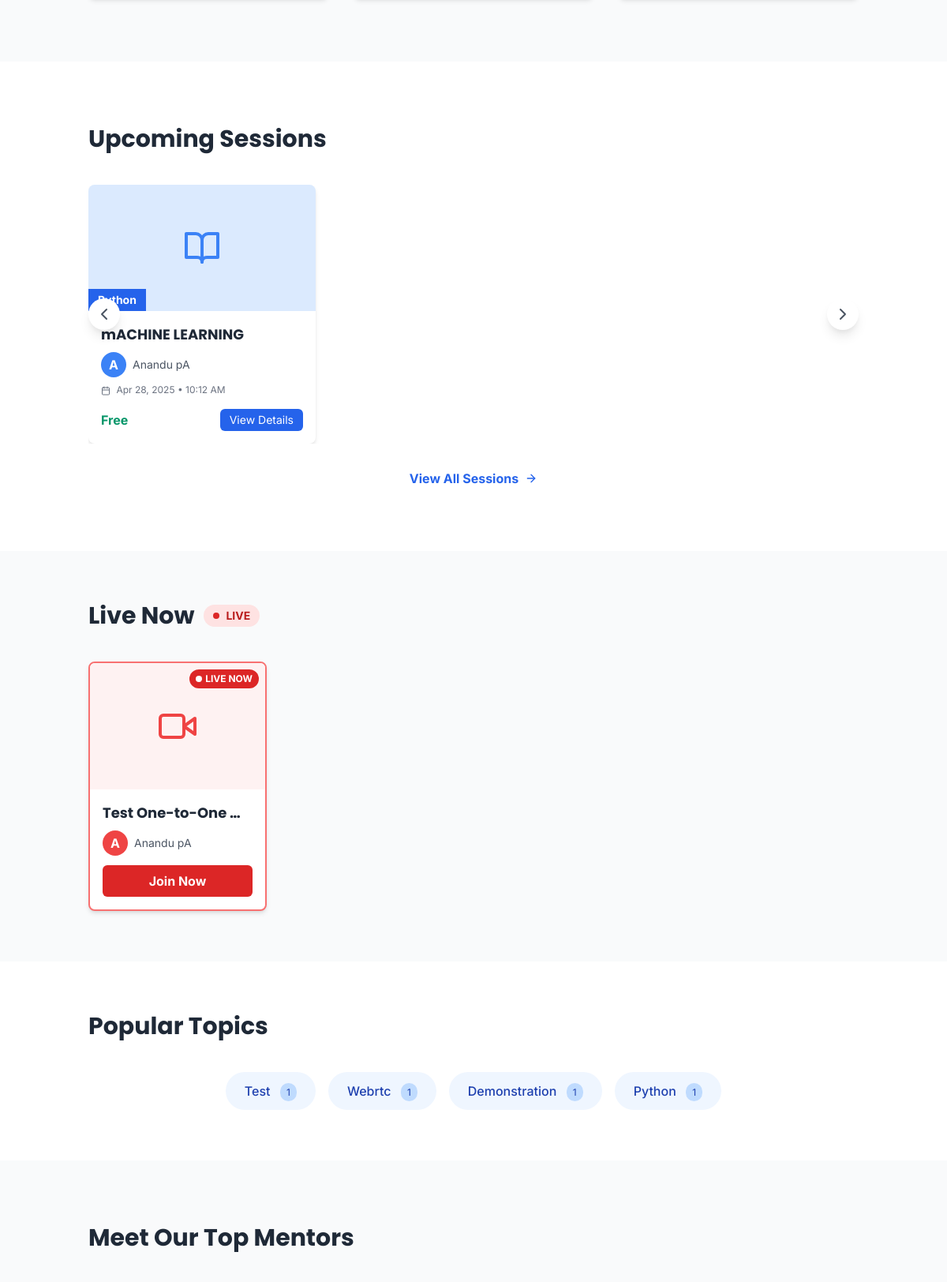
The app's page / (middle part), older data.
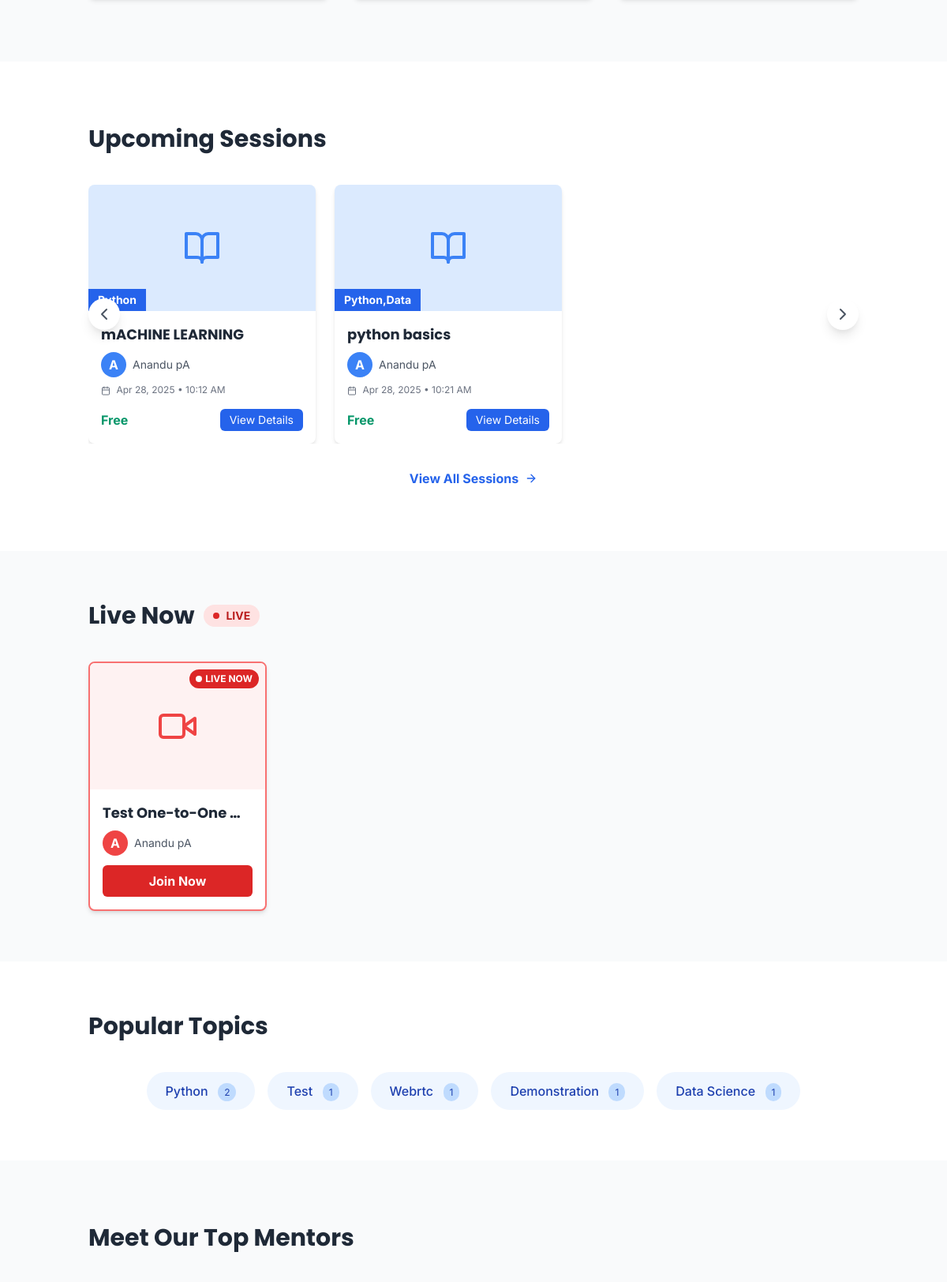
The same page, newer data.
### learning_sessions/models.py (models this page shows, shortened)
class Session(models.Model):
    STATUS_CHOICES = (
        ('scheduled', _('Scheduled')),
        ('in_progress', _('In Progress')),
        ('completed', _('Completed')),
        ('cancelled', _('Cancelled')),
    )
    mentor = models.ForeignKey(MentorProfile, on_delete=models.CASCADE, related_name='sessions')
    title = models.CharField(_('title'), max_length=255)
    description = models.TextField(_('description'))
    start_time = models.DateTimeField(_('start time'))
    end_time = models.DateTimeField(_('end time'))
    price = models.DecimalField(_('price'), max_digits=10, decimal_places=2)
    max_participants = models.PositiveIntegerField(_('maximum participants'), default=1)
    current_participants = models.PositiveIntegerField(_('current participants'), default=0)
    status = models.CharField(_('status'), max_length=20, choices=STATUS_CHOICES, default='scheduled')
    tags = models.CharField(_('tags'), max_length=255, blank=True, help_text=_("Comma-separated tags"))
    created_at = models.DateTimeField(auto_now_add=True)
    updated_at = models.DateTimeField(auto_now=True)
    class Meta:
        ordering = ['start_time']
        indexes = [
            models.Index(fields=['start_time']),
            models.Index(fields=['status']),
        ]

### users/models.py (models this page shows, shortened)
class MentorProfile(models.Model):
    user = models.OneToOneField(User, on_delete=models.CASCADE, related_name='mentor_profile')
    expertise = models.CharField(_('area of expertise'), max_length=255)
    bio = models.TextField(_('biography'))
    hourly_rate = models.DecimalField(_('hourly rate'), max_digits=10, decimal_places=2)
    is_approved = models.BooleanField(_('approved status'), default=False)
    intro_video = models.URLField(_('introduction video'), blank=True, null=True)
    average_rating = models.DecimalField(_('average rating'), max_digits=3, decimal_places=2, default=0)
    total_reviews = models.PositiveIntegerField(_('total reviews'), default=0)
    created_at = models.DateTimeField(auto_now_add=True)
    updated_at = models.DateTimeField(auto_now=True)
    def get_absolute_url(self):
        return reverse('mentor_profile', args=[self.id])

class User(AbstractUser):
    ROLE_CHOICES = (
        ('learner', _('Learner')),
        ('mentor', _('Mentor')),
        ('admin', _('Admin')),
    )
    username = None
    email = models.EmailField(_('email address'), unique=True)
    profile_picture = models.ImageField(_('profile picture'), upload_to='profile_pictures/', blank=True, null=True)
    role = models.CharField(_('role'), max_length=10, choices=ROLE_CHOICES, default='learner')
    two_factor_enabled = models.BooleanField(_('two-factor authentication'), default=False)
    USERNAME_FIELD = 'email'
    REQUIRED_FIELDS = []
    objects = UserManager()
    def get_full_name(self):
        return f"{self.first_name} {self.last_name}".strip() or self.email
    full_name = property(get_full_name)

### users/views.py (the view)
# urls.py: path('', landing_page, name='landing_page'),
def landing_page(request):
    if request.user.is_authenticated:
        return redirect(request.user.get_dashboard_url())
    featured_mentors = MentorProfile.objects.filter(
        is_approved=True
    ).order_by('-average_rating')[:8]
    from learning_sessions.models import Session
    upcoming_sessions = Session.objects.filter(
        status='scheduled',
        start_time__gt=timezone.now(),
        mentor__is_approved=True
    ).select_related('mentor__user').order_by('start_time')[:8]
    live_sessions = Session.objects.filter(
        status='in_progress',
        mentor__is_approved=True
    ).select_related('mentor__user')[:4]
    popular_topics = []
    all_tags = {}
    for session in Session.objects.filter(mentor__is_approved=True):
        if session.tags:
            tags = [tag.strip() for tag in session.tags.split(',')]
            for tag in tags:
                if tag:
                    all_tags[tag] = all_tags.get(tag, 0) + 1
    popular_topics = sorted(all_tags.items(), key=lambda x: x[1], reverse=True)[:8]
    return render(request, 'landing.html', {
        'featured_mentors': featured_mentors,
        'upcoming_sessions': upcoming_sessions,
        'live_sessions': live_sessions,
        'popular_topics': popular_topics,
    })

### templates/landing.html (shortened to what the changed rows need)
{% extends 'base.html' %}
{% load i18n %}
{% block content %}
<section class="py-20 bg-white">
    <div class="container mx-auto px-6">
        <h2 class="text-3xl font-bold mb-10 text-gray-800">{% trans "Upcoming Sessions" %}</h2>
        <div class="relative featured-carousel">
            <div class="carousel-container overflow-x-auto hide-scrollbar">
                <div class="carousel-track flex space-x-6 transition-transform duration-500 ease-out">
                    {% if upcoming_sessions %}
                        {% for session in upcoming_sessions %}
                            <div class="carousel-item flex-none w-72">
                                <div class="bg-white rounded-lg shadow-md overflow-hidden card-hover-effect h-full">
                                    <div class="h-40 bg-blue-100 relative">
                                        {% if session.thumbnail %}
                                            <img src="{{ session.thumbnail.url }}" alt="{{ session.title }}" class="w-full h-full object-cover">
                                        {% else %}
                                            <div class="absolute inset-0 flex items-center justify-center">
                                                <i data-feather="book-open" class="h-12 w-12 text-blue-500"></i>
                                            </div>
                                        {% endif %}
                                        {% if session.tags %}
                                            <div class="absolute bottom-0 left-0 bg-blue-600 text-white px-3 py-1 text-sm font-bold">
                                                {{ session.tags.split|first|title }}
                                            </div>
                                        {% endif %}
                                    </div>
                                    <div class="p-4">
                                        <h3 class="text-lg font-bold mb-2 text-gray-800 truncate">{{ session.title }}</h3>
                                        <div class="flex items-center mb-2">
                                            {% if session.mentor.user.profile_picture %}
                                                <img src="{{ session.mentor.user.profile_picture.url }}" alt="{{ session.mentor.user.get_full_name }}" class="w-8 h-8 rounded-full object-cover mr-2">
                                            {% else %}
                                                <div class="w-8 h-8 rounded-full bg-blue-500 text-white flex items-center justify-center font-bold mr-2">
                                                    {{ session.mentor.user.first_name|first|upper }}
                                                </div>
                                            {% endif %}
                                            <span class="text-sm text-gray-600 truncate">{{ session.mentor.user.get_full_name }}</span>
                                        </div>
                                        <div class="text-xs text-gray-500 mb-2">
                                            <i data-feather="calendar" class="inline h-3 w-3 mr-1"></i>
                                            {{ session.start_time|date:"M j, Y • g:i A" }}
                                        </div>
                                        <div class="flex justify-between items-center mt-4">
                                            {% if session.price > 0 %}
                                                <span class="text-blue-600 font-bold">₹{{ session.price }}</span>
                                            {% else %}
                                                <span class="text-green-600 font-bold">{% trans "Free" %}</span>
                                            {% endif %}
                                            <a href="{% url 'session_detail' session.id %}" class="text-sm bg-blue-600 text-white px-3 py-1 rounded-md">{% trans "View Details" %}</a>
                                        </div>
                                    </div>
                                </div>
                            </div>
                        {% endfor %}
                    {% else %}
                        <div class="carousel-item flex-none w-full text-center py-8">
                            <p class="text-gray-500">{% trans "No upcoming sessions available at the moment." %}</p>
                        </div>
                    {% endif %}
                </div>
            </div>
        </div>
    </div>
</section>
{% if live_sessions %}
<section class="py-16 bg-gray-50">
    <div class="container mx-auto px-6">
        <div class="flex items-center mb-10">
            <h2 class="text-3xl font-bold text-gray-800">{% trans "Live Now" %}</h2>
        </div>
        <div class="grid grid-cols-1 md:grid-cols-2 lg:grid-cols-4 gap-6">
            {% for session in live_sessions %}
                <div class="bg-white rounded-lg shadow-md overflow-hidden card-hover-effect h-full border-2 border-red-400">
                    <div class="h-40 bg-red-50 relative">
                        {% if session.thumbnail %}
                            <img src="{{ session.thumbnail.url }}" alt="{{ session.title }}" class="w-full h-full object-cover">
                        {% else %}
                            <div class="absolute inset-0 flex items-center justify-center">
                                <i data-feather="video" class="h-12 w-12 text-red-500"></i>
                            </div>
                        {% endif %}
                        <div class="absolute top-2 right-2 bg-red-600 text-white px-2 py-1 rounded-full text-xs font-bold flex items-center">
                            <span class="h-2 w-2 bg-white rounded-full mr-1 animate-pulse"></span>
                            {% trans "LIVE NOW" %}
                        </div>
                    </div>
                    <div class="p-4">
                        <h3 class="text-lg font-bold mb-2 text-gray-800 truncate">{{ session.title }}</h3>
                        <div class="flex items-center mb-3">
                            {% if session.mentor.user.profile_picture %}
                                <img src="{{ session.mentor.user.profile_picture.url }}" alt="{{ session.mentor.user.get_full_name }}" class="w-8 h-8 rounded-full object-cover mr-2">
                            {% else %}
                                <div class="w-8 h-8 rounded-full bg-red-500 text-white flex items-center justify-center font-bold mr-2">
                                    {{ session.mentor.user.first_name|first|upper }}
                                </div>
                            {% endif %}
                            <span class="text-sm text-gray-600 truncate">{{ session.mentor.user.get_full_name }}</span>
                        </div>
                        <a href="{% url 'session_room' session.id %}" class="block w-full bg-red-600 hover:bg-red-700 text-white text-center py-2 rounded-md font-bold">
                            {% trans "Join Now" %}
                        </a>
                    </div>
                </div>
            {% endfor %}
        </div>
    </div>
</section>
{% endif %}
{% if popular_topics %}
<section class="py-16 bg-white">
    <div class="container mx-auto px-6">
        <h2 class="text-3xl font-bold mb-10 text-gray-800">{% trans "Popular Topics" %}</h2>
        <div class="flex flex-wrap gap-4 justify-center">
            {% for topic, count in popular_topics %}
                <a href="{% url 'session_list' %}?tag={{ topic }}" class="inline-block px-6 py-3 bg-blue-50 hover:bg-blue-100 text-blue-800 rounded-full transition-all transform hover:scale-105">
                    <span class="font-medium">{{ topic|title }}</span>
                    <span class="ml-2 bg-blue-200 text-blue-800 px-2 py-1 rounded-full text-xs">{{ count }}</span>
                </a>
            {% endfor %}
        </div>
    </div>
</section>
{% endif %}
<section class="py-20 bg-gray-50">
    <div class="container mx-auto px-6">
        <h2 class="text-3xl font-bold mb-10 text-gray-800">{% trans "Meet Our Top Mentors" %}</h2>
    </div>
</section>
{% endblock %}

Row changes from the older to the newer data that the page shows:
added Session: tags.split|first "Python,Data", title "python basics", mentor.user.first_name|first "A", mentor.user.get_full_name "Anandu pA", start_time "Apr 28, 2025 • 10:21 AM", shown under "Upcoming Sessions"
Text that changed along with them:
new list line: "Python"
new list line: "2"
new list line: "Data Science 1"
list line gone: "Python"
list line gone: "1"
